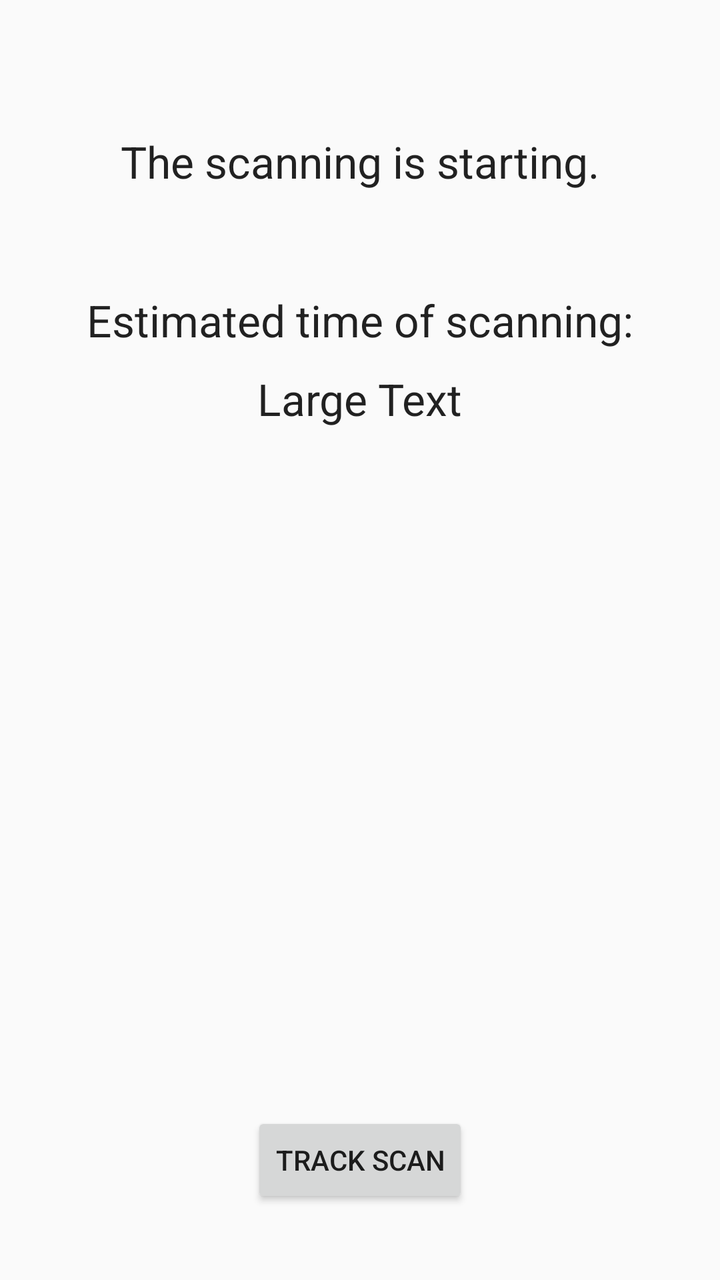
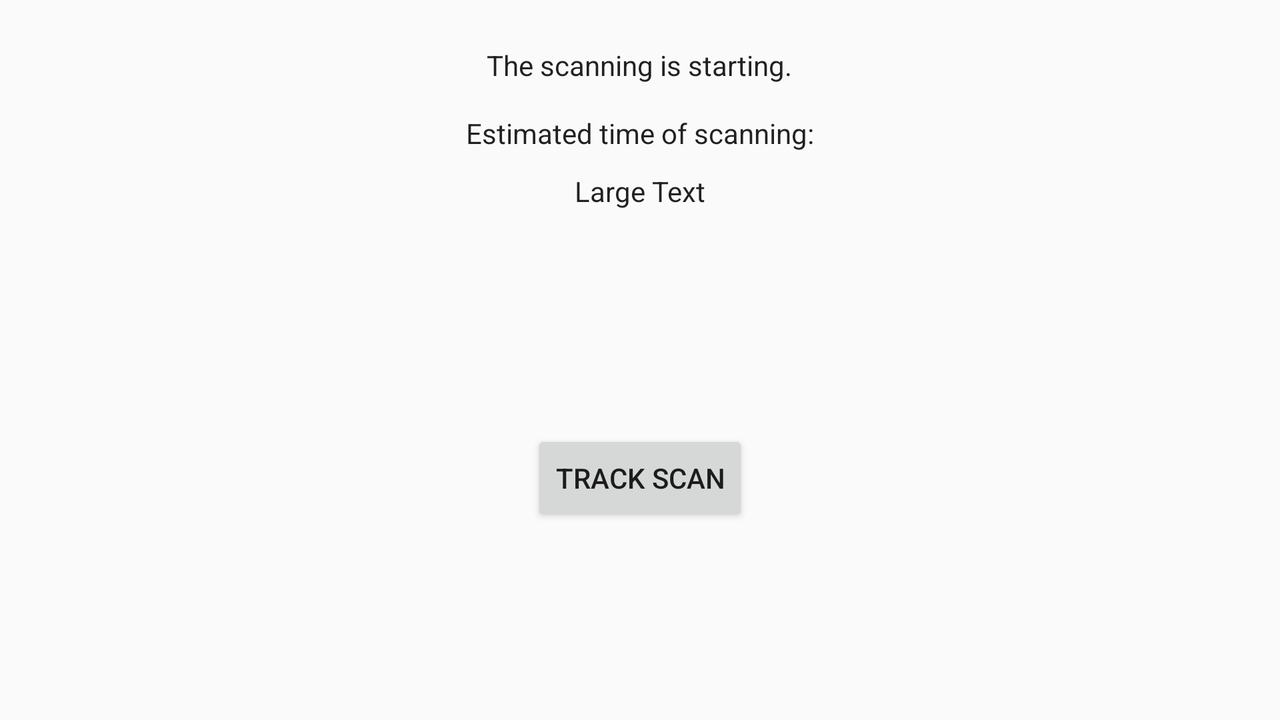

The same Android screen from two of the app's own layout files: first res/layout/ as a phone draws it, then the repository's variant for another configuration, drawn on a device whose configuration selects that folder. Both files follow.
<!-- AndroidManifest.xml: application theme AppTheme -->
<!-- res/layout/activity_start_scanning.xml -->
<?xml version="1.0" encoding="utf-8"?>
<RelativeLayout xmlns:android="http://schemas.android.com/apk/res/android"
    xmlns:tools="http://schemas.android.com/tools" android:layout_width="match_parent"
    android:layout_height="match_parent" android:paddingLeft="@dimen/activity_horizontal_margin"
    android:paddingRight="@dimen/activity_horizontal_margin"
    android:paddingTop="@dimen/activity_vertical_margin"
    android:paddingBottom="@dimen/activity_vertical_margin"
    tools:context="com.example.user.airscort_agriculture.Activities.StartScanningActivity"
    android:background="@drawable/fade_bg">


    <TextView
        android:layout_width="wrap_content"
        android:layout_height="wrap_content"
        android:textAppearance="?android:attr/textAppearanceLarge"
        android:text="The scanning is starting."
        android:id="@+id/textView"
        android:layout_centerHorizontal="true"
        android:layout_marginTop="50dp" />

    <TextView
        android:layout_width="wrap_content"
        android:layout_height="wrap_content"
        android:textAppearance="?android:attr/textAppearanceLarge"
        android:text="Estimated time of scanning:"
        android:id="@+id/textView2"
        android:layout_centerHorizontal="true"
        android:layout_marginTop="50dp"
        android:layout_below="@+id/textView"

        />

    <TextView
        android:layout_width="wrap_content"
        android:layout_height="wrap_content"
        android:textAppearance="?android:attr/textAppearanceLarge"
        android:text="Large Text"
        android:id="@+id/time"
        android:layout_below="@+id/textView2"
        android:layout_centerHorizontal="true"
        android:layout_marginTop="10dp" />

    <ImageView
        android:layout_width="wrap_content"
        android:layout_height="wrap_content"
        android:id="@+id/drone"
        android:background="@color/background"

        android:layout_marginTop="40dp"
        android:layout_below="@+id/time"
        android:layout_centerHorizontal="true"/>

    <Button
        android:layout_width="wrap_content"
        android:layout_height="wrap_content"
        android:text="Track scan"
        android:id="@+id/track"
        android:layout_alignParentBottom="true"
        android:layout_marginBottom="20dp"
        android:layout_centerHorizontal="true" />


</RelativeLayout>
<!-- resources referenced by this layout -->
<resources>
  <dimen name="activity_horizontal_margin">16dp</dimen>
  <dimen name="activity_vertical_margin">16dp</dimen>
  <style name="AppTheme" parent="Theme.AppCompat.Light.DarkActionBar">
          
          <item name="colorPrimary">@color/colorPrimary</item>
          <item name="colorPrimaryDark">@color/colorPrimaryDark</item>
          <item name="colorAccent">@color/colorAccent</item>
      </style>
  <color name="colorPrimary">#3F51B5</color>
  <color name="colorPrimaryDark">#303F9F</color>
  <color name="colorAccent">#FF4081</color>
</resources>
<!-- res/layout-land/activity_start_scanning.xml (the repository's variant of the layout above) -->
<!-- drawn on the phone turned sideways -->
<?xml version="1.0" encoding="utf-8"?>
<RelativeLayout xmlns:android="http://schemas.android.com/apk/res/android"
    xmlns:tools="http://schemas.android.com/tools" android:layout_width="match_parent"
    android:layout_height="match_parent" android:paddingLeft="@dimen/activity_horizontal_margin"
    android:paddingRight="@dimen/activity_horizontal_margin"
    android:paddingTop="@dimen/activity_vertical_margin"
    android:paddingBottom="@dimen/activity_vertical_margin"
    tools:context="com.example.user.airscort_agriculture.Activities.StartScanningActivity"
    android:background="@drawable/fade_bg">


    <TextView
        android:layout_width="wrap_content"
        android:layout_height="wrap_content"
        android:textAppearance="?android:attr/textAppearance"
        android:text="The scanning is starting."
        android:id="@+id/textView"
        android:layout_centerHorizontal="true"
        android:layout_marginTop="7dp" />

    <TextView
        android:layout_width="wrap_content"
        android:layout_height="wrap_content"
        android:textAppearance="?android:attr/textAppearance"
        android:text="Estimated time of scanning:"
        android:id="@+id/textView2"
        android:layout_centerHorizontal="true"
        android:layout_marginTop="15dp"
        android:layout_below="@+id/textView"

        />

    <TextView
        android:layout_width="wrap_content"
        android:layout_height="wrap_content"
        android:textAppearance="?android:attr/textAppearance"
        android:text="Large Text"
        android:id="@+id/time"
        android:layout_below="@+id/textView2"
        android:layout_centerHorizontal="true"
        android:layout_marginTop="10dp" />

    <ImageView
        android:layout_width="200dp"
        android:layout_height="70dp"
        android:id="@+id/drone"
        android:background="@color/background"

        android:layout_marginTop="20dp"
        android:layout_below="@+id/time"
        android:layout_centerHorizontal="true"/>

    <Button
        android:layout_width="wrap_content"
        android:layout_height="wrap_content"
        android:text="Track scan"
        android:layout_below="@+id/drone"
        android:id="@+id/track"
        android:layout_marginTop="20dp"
        android:layout_centerHorizontal="true" />


</RelativeLayout>
